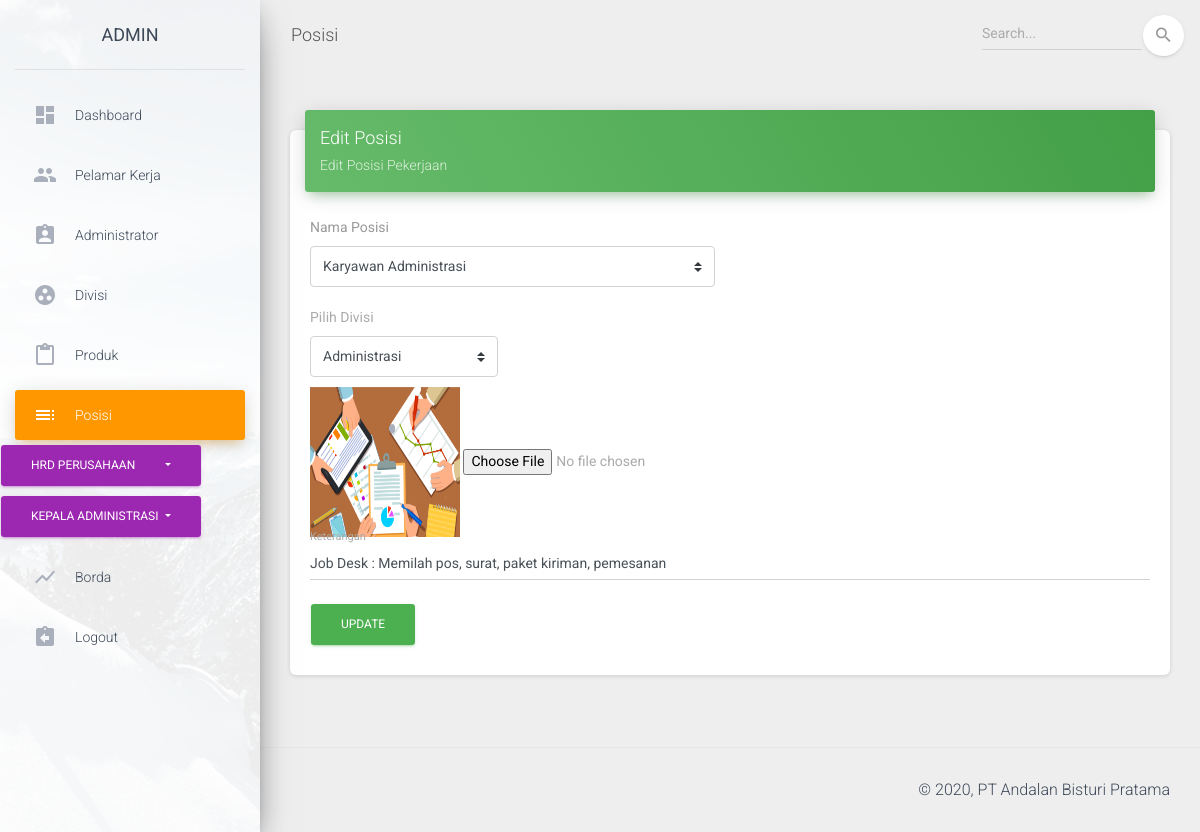
The app's page /index.php/Admin/Posisi/update/4 with its own data.
### tables this page shows
CREATE TABLE `posisi_kerja` (
  `id_posisi` int(11) NOT NULL,
  `nama_posisi` varchar(45) NOT NULL,
  `fk_id_divisi` int(11) NOT NULL,
  `gambar` varchar(100) NOT NULL,
  `keterangan` text NOT NULL
);

### application/controllers/Admin/Posisi.php (called while the page is built, shortened)
<?php
class Posisi extends CI_Controller {
	public function __construct()
	{
		$this->load->library('form_validation');
		$this->load->model('PosisiModel');
		$this->load->helper('form');
	}
	public function update($id)
	{
		$this->form_validation->set_error_delimiters('<p class="text-danger">','</p');
		$this->form_validation->set_rules('nama_posisi','nama_posisi',"required|trim");
		$this->form_validation->set_rules('keterangan','Keterangan',"required");
		if ($this->form_validation->run() == FALSE) {
			$data['posisi_kerja'] = $this->db->where('id_posisi',$id)->get('posisi_kerja')->row(0);
			$this->load->view('admin/posisi/template/header');
			$this->load->view('admin/posisi/update',$data);
			$this->load->view('admin/posisi/template/footer');
	}
}
}

### index.php (called while the page is built, shortened)
<?php
require_once BASEPATH.'core/CodeIgniter.php';

### application/views/admin/posisi/update.php (the view, shortened to what this page needs)
<div class="content">
  <div class="container-fluid">
    <div class="row">
      <div class="col-md-12">
        <div class="card">
          <div class="card-header card-header-success">
            <h4 class="card-title ">Edit Posisi</h4>
            <p class="card-category">Edit Posisi Pekerjaan</p>
          </div>
          <div class="card-body">
            <form action="<?php base_url('index.php/Admin/Posisi/update') ?>" method="post" enctype="multipart/form-data">
              <div class="row">
                <div class="col-sm-6">
                  <div class="form-group">
                    <label class="bmd-label-floating">Nama Posisi</label>
                    <select class="custom-select" name="nama_posisi" >
                      <?php foreach ($this->db->get('posisi_kerja')->result_array() as $key => $value): ?>
                      <option value="<?php echo $value['nama_posisi'] ?>"><?php echo $value['nama_posisi'] ?></option>
                      <?php endforeach ?>
                    </select>
                  </div>
                </div>
              </div>
              <div class="row">
                <div class="col-sm-3">
                  <div class="form-group">
                    <label for="nama_divisi">Pilih Divisi</label>
                    <select class="custom-select" name="fk_id_divisi"class="form-control">
                      <?php foreach ($this->db->get('divisi_magang')->result_array() as $key => $value): ?>
                      <option value="<?php echo $value['id_divisi'] ?>"><?php echo $value['nama_divisi'] ?></option>
                      <?php endforeach ?>
                    </select>
                  </div>
                </div>
              </div>
              <img src="<?php echo base_url('./assets/uploads/posisi/'.$posisi_kerja->gambar.'');?>" height="150px" width="150px">
              <label class="file">
                <input type="file" class="form-control-file" name="gambar">
              </label>
              <br>
              <div class="form-group">
                <label class="bmd-label-floating">Keterangan</label>
                <input type="text" id="input-keterangan" name="keterangan" class="form-control" value="<?php echo $posisi_kerja->keterangan ?>">
              </div>
            <div class="form-group">
              <input class="btn btn-success" type="submit" value="Update">
            </div>
          </form>
        </div>
      </div>
    </div>
  </div>
</div>
</div>

### records on screen
posisi_kerja: gambar (picture), keterangan "Job Desk : Memilah pos, surat, paket kiriman, pemesanan"

### other values on screen
form field nama_posisi "Karyawan Administrasi"
form field fk_id_divisi "Administrasi"
